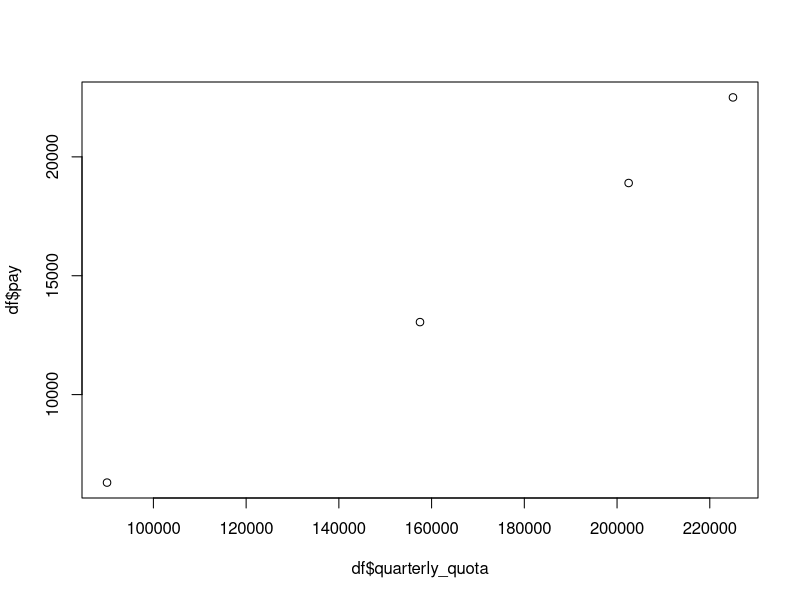
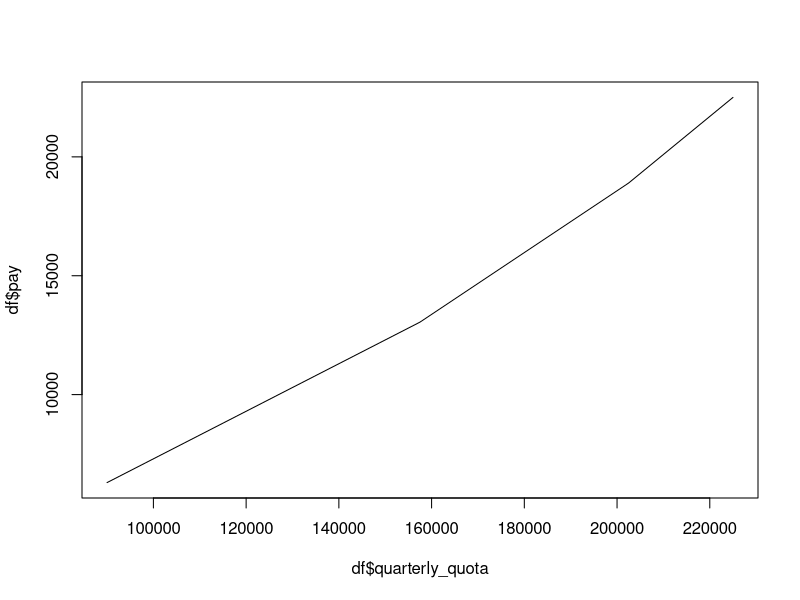

These figures' R source, in order:
## ---- chunk 1
# CODE Here
quota_percent = c(40, 30, 20, 10)
rates = c(7, 10, 13, 16)
df = data.frame(quota_percent=quota_percent, rates = rates)

quota = 225000
df['quarterly_quota'] = quota * (df$quota_percent/100)
df['quarterly_quota'] = cumsum(df['quarterly_quota'])
df["earnings"] = (df$quota_percent/100) * quota * rates/100
df['quota_percentages'] = c(0, .4, .7, .9)
df["pay"] = cumsum(df$earnings)
df
## ---- chunk 2
# CODE HERE
amount_earned = function(fraction_of_quota){
    earned = 0
    if (fraction_of_quota > .9){
      earned = df$pay[3] + ((fraction_of_quota - df$quota_percentages[4])/.1) *(df$earnings[4])
    }
    else if (fraction_of_quota > .7){
      earned = df$pay[2] + ((fraction_of_quota - df$quota_percentages[3])/.2) *(df$earnings[3])
    }
    else if (fraction_of_quota > .4){
      earned = df$pay[1] + ((fraction_of_quota - df$quota_percentages[2])/.3) *(df$earnings[2])
    }
    else{
      earned = ((fraction_of_quota - df$quota_percentages[1])/.4) * (df$earnings[1])
    }
    
    
    return(earned)
  }

amount_earned(.8)
print(amount_earned(1))

## ---- chunk 3
# CODE HERE
s1 <- seq(from=0, to=1, by=.1)
for (percent in s1){
  payout = amount_earned(percent)
  df2 = data.frame()
}
## ---- chunk 4
# CODE HERE
plot(df$quarterly_quota, df$pay)
plot(df$quarterly_quota, df$pay, type='l')

## ---- chunk 5
# CODE HERE
